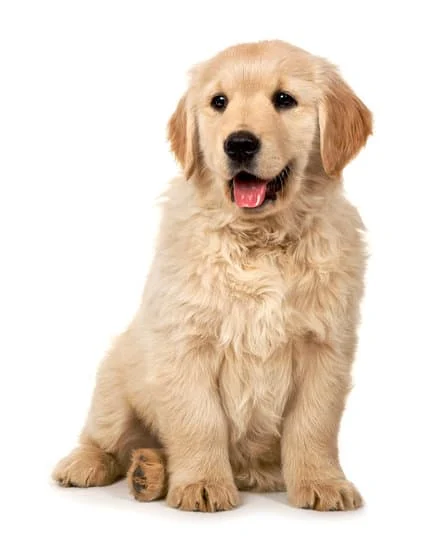
#> input picture sample.jpg, 443 x 550 px, found by its file name
$ python depth_map.py
#> lines starting #> are read from the running program, lines starting #| are printed output that depends on the picture
import cv2
import numpy as np
import os

def generate_depth_map(image_path: str):
    image = cv2.imread(image_path)
#> image is the input picture: shape (550, 443, 3); mean B, G, R 203.4, 217.5, 231.8
    if image is None:
        raise FileNotFoundError(f"{image_path} 파일을 찾을 수 없습니다.")

    gray = cv2.cvtColor(image, cv2.COLOR_BGR2GRAY)
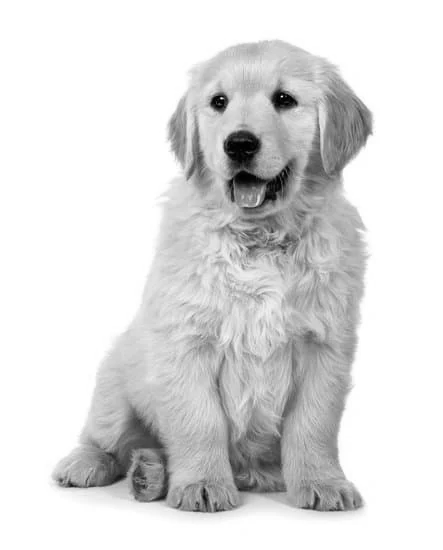
#> gray: shape (550, 443); min 0, max 255, mean 220.2
    depth_map = cv2.applyColorMap(gray, cv2.COLORMAP_JET)
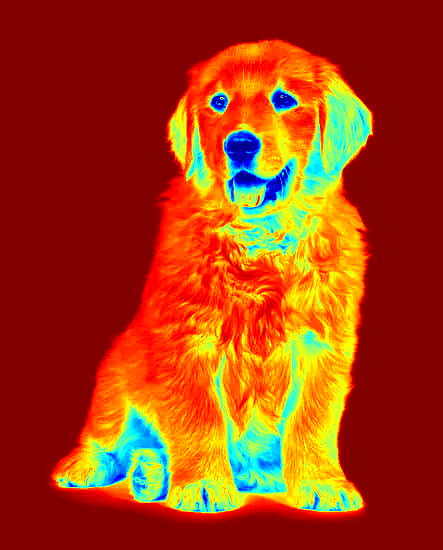
#> depth_map: shape (550, 443, 3); mean B, G, R 16.8, 60.6, 164.6
    return image, depth_map, gray

def save_depth_map(depth_map, save_path: str):
    os.makedirs(os.path.dirname(save_path), exist_ok=True)
    cv2.imwrite(save_path, depth_map)

def visualize_depth_map(image, depth_map):
    if len(depth_map.shape) == 2:
        depth_map = cv2.cvtColor(depth_map, cv2.COLOR_GRAY2BGR)
    combined = np.hstack((image, depth_map))
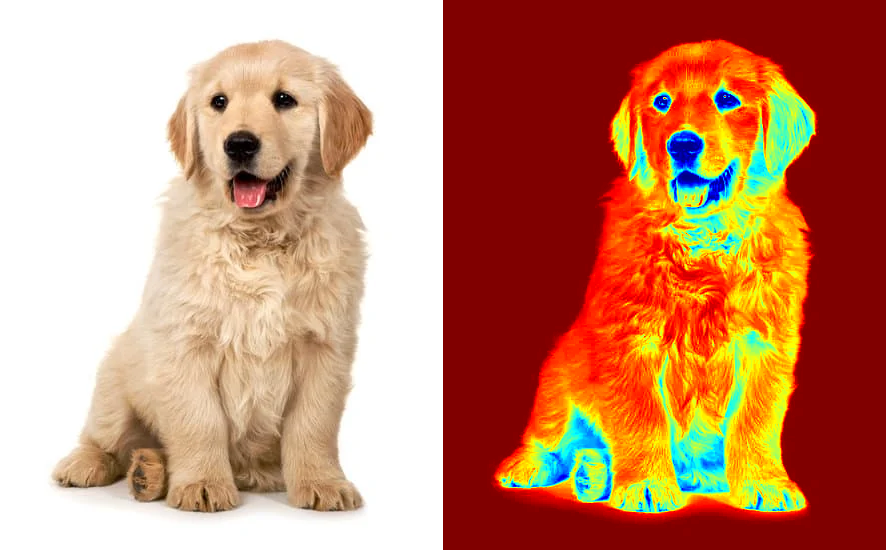
#> combined: shape (550, 886, 3); mean B, G, R 110.1, 139.1, 198.2
    cv2.imshow('Original | Depth Map', combined)
    cv2.waitKey(0)
    cv2.destroyAllWindows()


if __name__ == "__main__":
    BASE_DIR = os.path.dirname(os.path.dirname(os.path.dirname(os.path.abspath(__file__))))
    img_path = os.path.join(BASE_DIR, "data", "raw", "sample.jpg")

    image, depth_map, gray = generate_depth_map(img_path)
    visualize_depth_map(image, depth_map)
    save_depth_map(depth_map, os.path.join(BASE_DIR, "experiments", "results", "sample_depth.jpg"))
